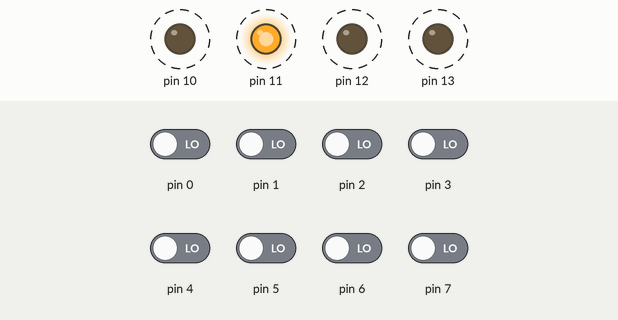
This sketch was run on a simulated Arduino Uno, built with avr-gcc and run on an emulated ATmega328P. On the bench: output pins drawn as LEDs (lit = HIGH). Dashed ring = blinking. Inputs (shaded band) come from the test bench; at power-on: pin 0–7 LOW.

Above: at 2.5 s.
4.1 s: pin 4 driven HIGH
At 5.5 s:
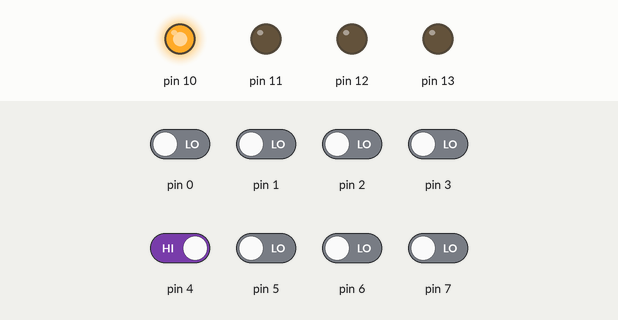
6.3 s: pin 5 driven HIGH
At 6.7 s:
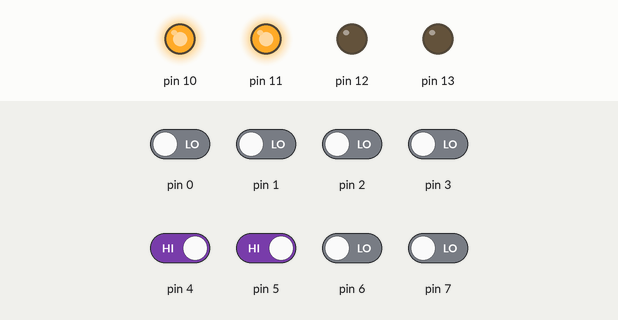
8.5 s: pin 6 driven HIGH
At 9.5 s:
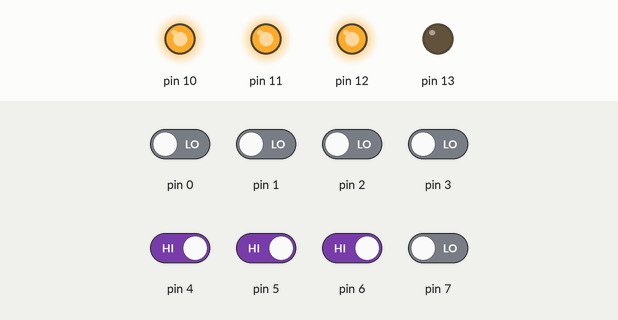
10.7 s: pin 7 driven HIGH
At 12.0 s:
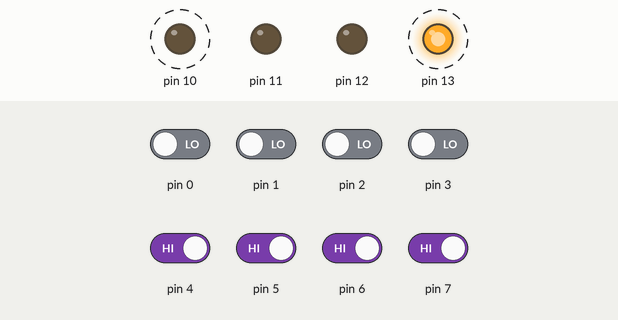
14.2 s: pin 4 driven LOW
At 16.1 s:
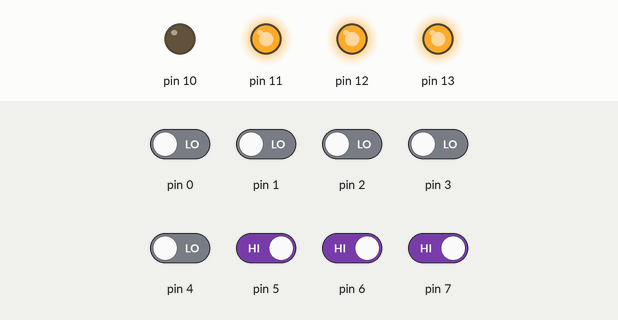
17.7 s: pin 5 driven LOW
At 18.9 s:
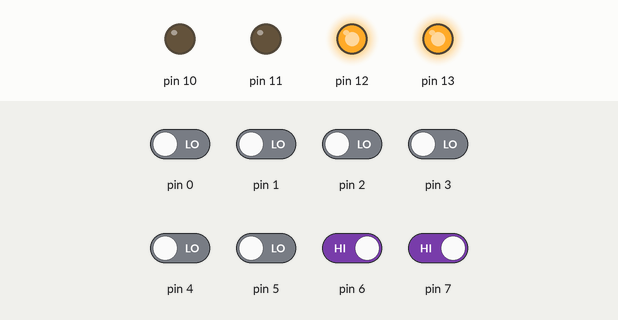
Timing chart, 0 to 20.7 s (numbered marks = the images above; inputs shaded):
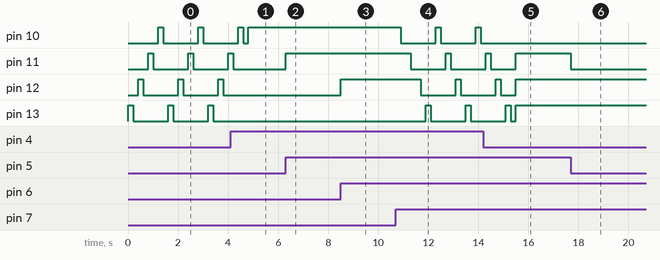

The sketch:

CG2111A_Studio1_3.ino
```cpp
#include "Arduino.h"

// Swtiches need D4, D5, D6, D7
// Switches need Port D Pin 4, 5, 6, 7
// Ardunio Pins are 4, 5, 6, 7

// LEDs need D10, D11, D12, D13
// LEDs need Port B Pin 2, 3, 4, 5
// Ardunio Pins are 10, 11, 12, 13

#define PIN4 (1 << 4) // 0b00010000
#define PIN5 (1 << 5) // 0b00100000
#define PIN6 (1 << 6) // 0b01000000
#define PIN7 (1 << 7) // 0b10000000

#define PIN10 (1 << 2) // 0b00000100
#define PIN11 (1 << 3) // 0b00001000
#define PIN12 (1 << 4) // 0b00010000
#define PIN13 (1 << 5) // 0b00100000

void setup() {

  // setting PIN4, PIN5, PIN6, PIN7 as input
  DDRD = 0b00000000;

  // setting PIN10, PIN11, PIN12, PIN13 as output
  DDRB |= (PIN10 | PIN11 | PIN12 | PIN13);
  // DDRB = 0b00111100
}

void loop() {
  // PIND referes to all the pin outputs of Port D
  // example 1, if Arduino Pin 2 is ON, Port D Pin 2 will be ON, then PIND = 0b00000100
  // example 2, if Arduino Pin 7 is ON, Port D Pin 7 will be ON, then PIND = 0b10000000
  // example 3, if Arduino Pins 4, 5, 6, 7 are  ON, then PIND = 0b11110000
  // example 4, if Ardunio Pins 4, 5, 6, 7 are OFF, then PIND = 0b00000000

  // when all swithces are OFF
  //(PIND ^ 0b11111111) && ~(PIND & 0b00000000)
  if ((PIND & 0b11110000) == 0b00000000) {
    // PIND = 0b00000000
    PORTB |= PIN13;
    delay(200);
    PORTB &= ~PIN13;
    delay(200);
    PORTB |= PIN12;
    delay(200);
    PORTB &= ~PIN12;
    delay(200);
    PORTB |= PIN11;
    delay(200);
    PORTB &= ~PIN11;
    delay(200);
    PORTB |= PIN10;
    delay(200);
    PORTB &= ~PIN10;
    delay(200);
  }

  // when all swithces are ON
  else if (PIND >= 240) {
    // PIND = 0b11110000
    PORTB |= PIN10;
    delay(200);
    PORTB &= ~PIN10;
    delay(200);
    PORTB |= PIN11;
    delay(200);
    PORTB &= ~PIN11;
    delay(200);
    PORTB |= PIN12;
    delay(200);
    PORTB &= ~PIN12;
    delay(200);
    PORTB |= PIN13;
    delay(200);
    PORTB &= ~PIN13;
    delay(200);
  }

  else {

  // RED LED control
  if(PIND & PIN4) {
    PORTB |= PIN10; // turn on red led
  }
  else {
    PORTB &= ~PIN10; // turn off red led
  }

  // GREEN LED control
  if(PIND & PIN5) {
    PORTB |= PIN11; // turn on green led
  }
  else {
    PORTB &= ~PIN11; // turn off green led
  }

  // OTHER RED LED control
  if(PIND & PIN6) {
    PORTB |= PIN12; // turn on other red led
  }
  else {
    PORTB &= ~PIN12; // turn off other red led
  }

  // OTHER GREEN LED control
  if(PIND & PIN7) {
    PORTB |= PIN13; // turn on other green led
  }
  else {
    PORTB &= ~PIN13; // turn off other green led
  }

  }
}
```

Measured:
- after the input at 4.1 s, pin 11: goes on until 4.2 s, then stays LOW; pin 12: stays LOW (without the input it goes to HIGH after 1.1 s); pin 13: stays LOW (without the input it goes to HIGH after 0.70 s)
- after the input at 6.3 s, pin 11: LOW → HIGH at once
- after the input at 8.5 s, pin 12: LOW → HIGH at once
- after the input at 10.7 s, pin 10: alternates HIGH for 0.20 s and LOW for 1.4 s, starting after 0.20 s; pin 11: HIGH → LOW after 0.60 s, → HIGH 1.4 s later, → LOW 0.20 s later; pin 12: HIGH → LOW after 1.0 s, → HIGH 1.4 s later, → LOW 0.20 s later; pin 13: alternates HIGH for 0.20 s and LOW for 1.4 s, starting after 1.2 s
- after the input at 14.2 s, pin 10: stops changing and stays LOW
- after the input at 17.7 s, pin 11: HIGH → LOW at once
- by itself, pin 10–13: alternates HIGH for 0.20 s and LOW for 1.4 s
